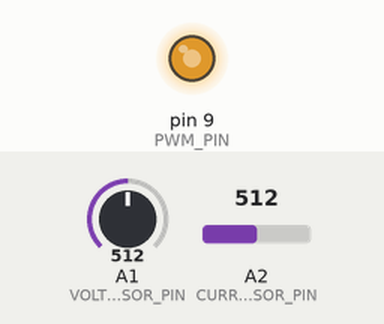
The sketch below on a simulated Arduino Uno, built with avr-gcc and run on an emulated ATmega328P. Parts: output pins drawn as LEDs (lit = HIGH). The inputs (shaded band) are chosen by the test bench; at power-on: A1 (VOLTAGE_SENSOR_PIN) = 512, A2 (CURRENT_SENSOR_PIN) = 512.

Above: at 1.2 s.
1.3 s: A1 (VOLTAGE_SENSOR_PIN) set to 716
At 2.2 s:
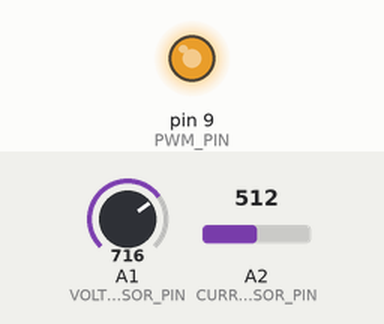
2.8 s: A2 (CURRENT_SENSOR_PIN) set to 526
At 4.3 s:
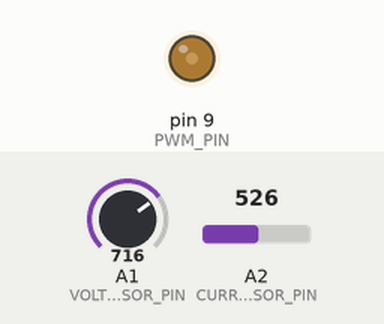
Timing chart, 0 to 5.8 s (numbered marks = the images above; inputs shaded):
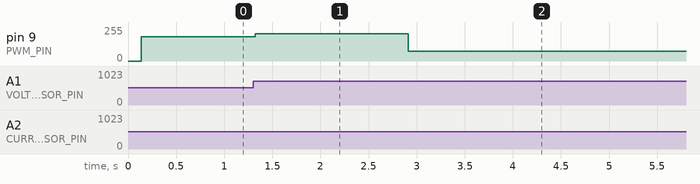

Measured:
- the behaviour switches between 512 and 513 on A2 (CURRENT_SENSOR_PIN) (found by bisection; images 1 and 2)
- after the input at 1.3 s, pin 9 (PWM_PIN): 182/255 → 205/255 at once
- after the input at 2.8 s, pin 9 (PWM_PIN): 205/255 → 73/255 after 0.11 s

The sketch:

Solar_MPPT_P_and_O_INC.ino
```cpp
/*
    Programmed By Virbora Ny
    2 NOV 2021
*/

#include "variables.h"

void setup()
{
  TCCR1B = TCCR1B & (B11111000 | B00000001); // for PWM frequency of 31372.55 Hz

  Serial.begin(9600);
  pinMode(PWM_PIN, OUTPUT);

  // Duty Cycle Soft Start
  DT = 50;
}

void loop()
{
  /* --- Read Voltage and Current --- */
  readSolarVoltage(VOLTAGE_SENSOR_PIN);
  readSolarCurrent(CURRENT_SENSOR_PIN);

  /* --- Perturb and Observe --- */
  // P_and_O(solarVoltage, solarCurrent);

  /* --- Incremental Conductance --- */
  INC(solarVoltage, solarCurrent);

  /* --- Control Duty Cycle --- */
  analogWrite(PWM_PIN, DT);

  /*
    if (millis() - tick >= 100)
    {
      tick = millis();
      Serial.print(solarVoltage);
      Serial.print(',');
      Serial.print(solarCurrent);
      Serial.print(',');
      Serial.println(DT);
    }
  */
}
```

Incremental_Conductance.ino
```cpp
void INC(float voltage, float current)
{
  /* --- Get Reading Value --- */
  V = voltage;
  I = current;

  /* --- Calculation --- */
  dV = V - VOld;
  dI = I - IOld;

  /* --- Incremental Conductance --- */
  if (dV == 0)
  {
    if (dI == 0)
    {
      DT = DT;
    } else {
      if (dI > 0)
        DT = DT + dDT;
      else
        DT = DT - dDT;
    }
  } else {
    if ((dI / dV) == -(I / V))
    {
      DT = DT;
    }
    else {
      if ((dI / dV) < -(I / V))
        DT = DT + dDT;
      else
        DT = DT - dDT;
    }
  }

  /* --- Limit Duty Cycle for Boost Converter --- */
  if (DT < DT_MIN_LIMIT)
    DT = DT_MIN_LIMIT;
  if (DT > DT_MAX_LIMIT)
    DT = DT_MAX_LIMIT;

  /* --- Update Variables --- */
  IOld = I;
  VOld = V;
}
```

P_and_O.ino
```cpp
void P_and_O(float voltage, float current)
{
  /* --- Get Reading Value */
  P = voltage * current;
  V = voltage;

  /* --- Calculate Changing Solar Power and Voltage --- */
  dP = P - POld;
  dV = V - VOld;

  if (dP > 0)
  {
    if (dV > 0)
      DT = DT - dDT;
    else
      DT = DT + dDT;
  } else {
    if (dV > 0)
      DT = DT + dDT;
    else
      DT = DT - dDT;
  }

  /* --- Limit Duty Cycle for Boost Converter --- */
  if (DT < DT_MIN_LIMIT)
    DT = DT_MIN_LIMIT;
  if (DT > DT_MAX_LIMIT)
    DT = DT_MAX_LIMIT;

  /* --- Update P&O Values ---*/
  POld = P;
  VOld = V;
}
```

Solar_Measurement.ino
```cpp
void readSolarVoltage(int pin)
{
  solarVoltage = analogRead(pin);
  solarVoltage = PARAM_1 * solarVoltageOld + PARAM_2 * solarVoltage; // Filter
  solarVoltageOld = solarVoltage;
  solarVoltage = solarVoltage * 0.00488758;
  solarVoltage = (solarVoltage / 0.06464924) * FIX_VOLTAGE_READ_ERR;
}

void readSolarCurrent(int pin)
{
  solarCurrent = analogRead(pin);
  solarCurrent = (2.5 - solarCurrent * 0.00488758) / 0.069; // 66mV for ACS 712 30A
  solarCurrent = PARAM_1 * solarCurrentOld + PARAM_2 * solarCurrent; // Filter
  solarCurrentOld = solarCurrent;
}
```

variables.h
```cpp
#define PWM_PIN 9
#define VOLTAGE_SENSOR_PIN A1
#define CURRENT_SENSOR_PIN A2
#define DT_MIN_LIMIT 10
#define DT_MAX_LIMIT 205

#define PARAM_1 .95
#define PARAM_2 .05
#define FIX_VOLTAGE_READ_ERR .99

static float solarVoltage = 0,
             solarVoltageOld = 0,
             solarCurrent = 0,
             solarCurrentOld = 0;

static float P = 0,
             POld = 0,
             dP = 0;

static float V = 0,
             VOld = 0,
             dV = 0;

static float I = 0,
             IOld = 0,
             dI = 0;

static float dDT = .5,
             DT = 0;

unsigned long tick = 0;
```
